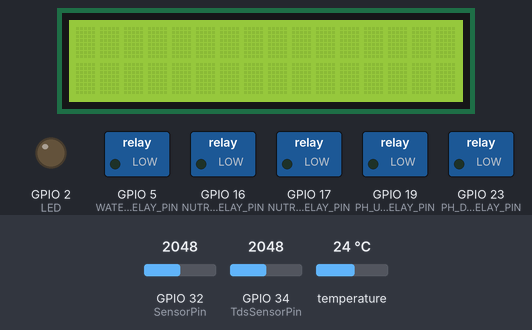
A sketch run on a simulated ESP32. Shown: 16×2 character LCD, switched loads named in the sketch (green lamp = pin HIGH), output pins drawn as LEDs (lit = HIGH). The inputs (shaded band) are chosen by the test bench; at power-on: temperature 24 °C, GPIO 32 (SensorPin) = 2048, GPIO 34 (TdsSensorPin) = 2048. WiFi joins after 1.5 s; servers stay silent unless stated; the local clock reads 2024-03-15 10:24:30 at power-on unless the sketch sets it; what the sketch prints to the serial monitor is not drawn.

Above: at 2.7 s.
2.8 s: temperature set to 27.5 °C
At 9.4 s:
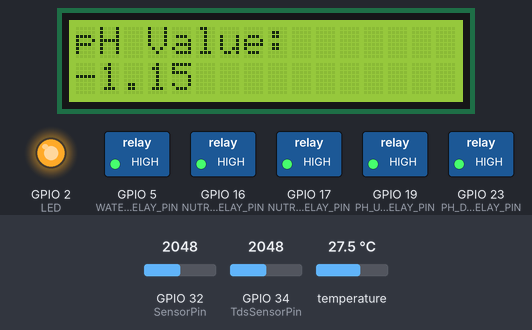
9.7 s: temperature set to 28.6 °C
At 14.2 s:
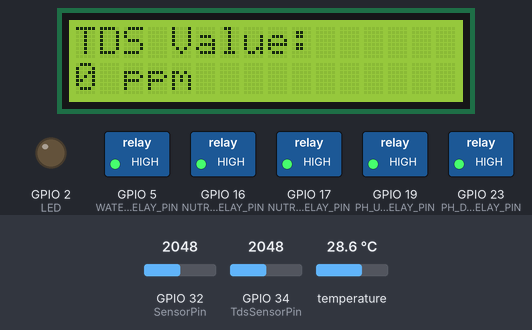
16.4 s: GPIO 32 (SensorPin) set to 2866
20.9 s: temperature set to 12 °C
At 24.8 s:
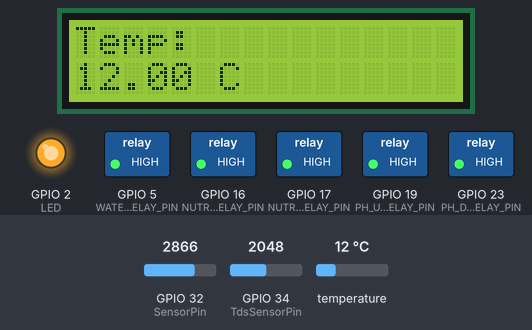
Timing chart, 0 to 45.4 s (numbered marks = the images above; inputs shaded):
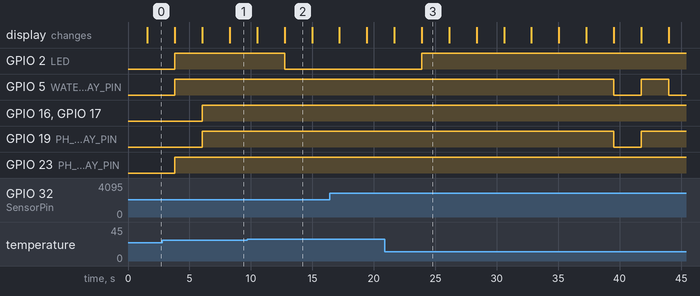

The sketch:

Eyantra_final_code.ino
```cpp
#include <Arduino.h>
#include <OneWire.h>
#include <DallasTemperature.h>
#include <Wire.h>
#include <LiquidCrystal_I2C.h>
#include <time.h>
#include <FirebaseESP32.h>
#include <WiFi.h>


void sendToFirebase(String sensorID, float value);
#define FIREBASE_HOST "has-vidhai-e8b7a-default-rtdb.asia-southeast1.firebasedatabase.app"
#define FIREBASE_AUTH "AIzaSyBx2Z-oBJHDpOxgFlROY8kmV4pyXQr6sDE"
#define WIFI_SSID "Pixel"
#define WIFI_PASSWORD "vedhu123"


FirebaseData firebaseData;
FirebaseConfig firebaseConfig;


#define TdsSensorPin 34  // Assuming pin 34 is used for the TDS sensor on ESP32
#define SensorPin 32     // pH meter Analog output to ESP32 Analog Input 32
#define VREF 3.3         // Analog reference voltage(Volt) of the ADC for ESP32
#define Offset -1.5     // Deviation compensate
#define LED 2            // Use the appropriate GPIO pin for the LED
#define SCOUNT 30        // Sum of sample point
#define ArrayLenth  40   // Times of collection
#define samplingInterval 20
#define printInterval 800

// GPIO where the DS18B20 is connected to
const int oneWireBus = 4;

const int TEMP_RELAY_PIN = 2; //temp relay pin
const int PH_DOWN_RELAY_PIN = 23; // pH down relay pin
const int PH_UP_RELAY_PIN = 19; // pH up relay pin
const int NUTRIENT_A_RELAY_PIN = 16;
const int NUTRIENT_B_RELAY_PIN = 17;
const int WATER_RELAY_PIN = 5;
//SDA PIN 21
//SDL PIN 22

// LCD configuration
const int LCD_ADDRESS = 0x27;  // I2C address of the LCD
const int LCD_COLS = 16;       // Number of columns in the LCD
const int LCD_ROWS = 2;        // Number of rows in the LCD
LiquidCrystal_I2C lcd(LCD_ADDRESS, LCD_COLS, LCD_ROWS);

// Setup a oneWire instance to communicate with any OneWire devices
OneWire oneWire(oneWireBus);

// Pass our oneWire reference to Dallas Temperature sensor
DallasTemperature sensors(&oneWire);

int getMedianNum(int bArray[], int iFilterLen);  // Function prototype
double avergearray(int* arr, int number); // Function prototype
float getTemperature(); // Function prototype
float getTDSValue(); // Function prototype
float getPHValue(); // Function prototype

int analogBuffer[SCOUNT];    // Store the analog value in the array, read from ADC
int analogBufferTemp[SCOUNT];
int analogBufferIndex = 0, copyIndex = 0;
float averageVoltage = 0, tdsValue = 0, temperature = 25, pHValue = 7.0;
int pHArray[ArrayLenth];   // Store the average value of the sensor feedback
int pHArrayIndex = 0;

int lcdInterval = 2000; // Display interval on LCD in milliseconds
unsigned long lcdPreviousMillis = 0;
int lcdState = 0; // 0: Temperature, 1: TDS Value, 2: pH Value

bool pHUpPumpActive = false;
bool pHDownPumpActive = false;
bool nutAPumpActive = false;
bool nutBPumpActive = false;
bool waterpumpActive = false;
bool mixingInProgressPH = false;
bool mixingInProgressTDS = false;
unsigned long pHStartTime = 0;  // Track the start time of pH adjustment
unsigned long TDSStartTime = 0;  // Track the start time of TDS adjustment
unsigned long mixStartTime = 0;
const unsigned long pumpDuration = 2000; // Duration for pH/TDS adjustment pumps (2 seconds)
const unsigned long mixDuration = 30000; // Mixing duration (30 seconds)


void setup() {
  Serial.begin(115200);

  WiFi.begin(WIFI_SSID, WIFI_PASSWORD);
  while (WiFi.status() != WL_CONNECTED) {
    delay(500);
    Serial.print(".");
  }
  Serial.println("");
  Serial.println("WiFi connected");

  firebaseConfig.host = FIREBASE_HOST;
  firebaseConfig.signer.tokens.legacy_token = FIREBASE_AUTH;
  Firebase.begin(&firebaseConfig, nullptr);
  Firebase.reconnectWiFi(true);
  Serial.println("Firebase initialized");

  configTime(3, 3600, "pool.ntp.org", "time.nist.gov");
  Serial.println("Waiting for time");
  while (!time(nullptr)) {
    Serial.println(".");
    delay(1000);
  }
  Serial.println("Time set");


  pinMode(TdsSensorPin, INPUT);
  pinMode(LED, OUTPUT);
  // Start the DS18B20 sensor
  sensors.begin();
  pinMode(TEMP_RELAY_PIN, OUTPUT); // Set temp relay pin as output
  pinMode(PH_DOWN_RELAY_PIN, OUTPUT);
  pinMode(PH_UP_RELAY_PIN, OUTPUT);
  pinMode(NUTRIENT_A_RELAY_PIN, OUTPUT);
  pinMode(NUTRIENT_B_RELAY_PIN, OUTPUT);
  pinMode(WATER_RELAY_PIN, OUTPUT);

  // Initialize the LCD
  lcd.init();
  lcd.backlight();
}

void loop() {
  temperature = getTemperature();
  tdsValue = getTDSValue();
  pHValue = getPHValue();

  // Print sensor values
  Serial.print("TDS Value: ");
  Serial.print(tdsValue, 0);
  Serial.println(" ppm");
  Serial.print("pH Value: ");
  Serial.println(pHValue, 2);
  Serial.print("Temperature: ");
  Serial.print(temperature);
  Serial.println(" °C");

  sendToFirebase("TDS Sensor", tdsValue);
  sendToFirebase("pH Sensor", pHValue);
  sendToFirebase("Temperature Sensor", temperature);

  delay(1000);

  unsigned long currentMillis = millis();
  if (currentMillis - lcdPreviousMillis >= lcdInterval) {
    lcdPreviousMillis = currentMillis;
    lcd.clear();
    switch (lcdState) {
      case 0:
        lcd.setCursor(0, 0);
        lcd.print("Temp:");
        lcd.setCursor(0, 1);
        lcd.print(temperature);
        lcd.print(" C");
        break;
      case 1:
        lcd.setCursor(0, 0);
        lcd.print("TDS Value:");
        lcd.setCursor(0, 1);
        lcd.print(tdsValue, 0);
        lcd.print(" ppm");
        break;
      case 2:
        lcd.setCursor(0, 0);
        lcd.print("pH Value:");
        lcd.setCursor(0, 1);
        lcd.print(pHValue, 2);
        break;
    }
    lcdState++;
    if (lcdState > 2) {
      lcdState = 0;
    }
  }

  // Control relay based on temperature
  if (temperature > 28) {
    digitalWrite(TEMP_RELAY_PIN, LOW); // Turn on relay
  } else {
    digitalWrite(TEMP_RELAY_PIN, HIGH); // Turn off relay
  }

  // Control pH down and pH up relays based on pH value
  // Check if pH is within the ideal range (5.5 - 6.5)
  if (pHValue >= 5.5 && pHValue <= 6.5) {
    digitalWrite(PH_DOWN_RELAY_PIN, HIGH); // Turn off pH down relay
    digitalWrite(PH_UP_RELAY_PIN, HIGH);   // Turn off pH up relay
  } else {
    // pH is outside the ideal range, proceed with adjustments
    if (pHValue < 5.5 && !pHUpPumpActive && !mixingInProgressPH) {
      // pH is below 5.5, trigger pH up adjustment
      pHUpPumpActive = true;
      pHStartTime = currentMillis;  // Update pH adjustment start time
      digitalWrite(PH_DOWN_RELAY_PIN, HIGH);  // Turn off pH down relay
      digitalWrite(PH_UP_RELAY_PIN, LOW);  // Turn on pH up relay
    } else if (pHValue > 6.5 && !pHDownPumpActive && !mixingInProgressPH) {
      // pH is above 6.5, trigger pH down adjustment
      pHDownPumpActive = true;
      pHStartTime = currentMillis;  // Update pH adjustment start time
      digitalWrite(PH_UP_RELAY_PIN, HIGH);  // Turn off pH up relay
      digitalWrite(PH_DOWN_RELAY_PIN, LOW);  // Turn on pH down relay
    }

    // Check if pH adjustment pump has been active and its time is up
    if ((pHUpPumpActive && currentMillis - pHStartTime >= pumpDuration) ||
        (pHDownPumpActive && currentMillis - pHStartTime >= pumpDuration)) {
      // Turn off the active pump relay after 2 seconds
      if (pHUpPumpActive) {
        digitalWrite(PH_UP_RELAY_PIN, HIGH); // Turn off pH up relay
        pHUpPumpActive = false;
      } else if (pHDownPumpActive) {
        digitalWrite(PH_DOWN_RELAY_PIN, HIGH); // Turn off pH down relay
        pHDownPumpActive = false;
      }
      mixStartTime = currentMillis; // Start the mixing timer
      mixingInProgressPH = true;
    }

    // pH adjustment mixing
    if (mixingInProgressPH && currentMillis - mixStartTime >= mixDuration) {
      mixingInProgressPH = false;
      // Here you can add code to take pH reading again and continue
    }
  }

  // Control TDS down and TDS up relays based on TDS value
  if (tdsValue >= 400 && tdsValue <= 500) {
    digitalWrite(NUTRIENT_A_RELAY_PIN, HIGH);  // Turn off nutrient A relay
    digitalWrite(NUTRIENT_B_RELAY_PIN, HIGH);  // Turn off nutrient B relay
    digitalWrite(WATER_RELAY_PIN, HIGH);       // Turn off water relay
  } else {
    // TDS is outside the ideal range, proceed with adjustments
    if (tdsValue < 400 && !nutAPumpActive && !nutBPumpActive && !mixingInProgressTDS) {
      // TDS is below 400 ppm, trigger nutrient A and B adjustment
      nutAPumpActive = true;
      nutBPumpActive = true;
      TDSStartTime = currentMillis;  // Update TDS adjustment start time
      digitalWrite(NUTRIENT_B_RELAY_PIN, LOW);   // Turn on nutrient B relay
      digitalWrite(NUTRIENT_A_RELAY_PIN, LOW);   // Turn on nutrient A relay
      digitalWrite(WATER_RELAY_PIN, HIGH);       // Turn off water relay
      mixingInProgressTDS = true;                 // Start mixing
    } else if (tdsValue > 500 && !waterpumpActive && !mixingInProgressTDS) {
      // TDS is above 500 ppm, trigger water adjustment
      waterpumpActive = true;
      TDSStartTime = currentMillis;  // Update TDS adjustment start time
      digitalWrite(NUTRIENT_A_RELAY_PIN, HIGH);  // Turn off nutrient A relay
      digitalWrite(NUTRIENT_B_RELAY_PIN, HIGH);  // Turn off nutrient B relay
      digitalWrite(WATER_RELAY_PIN, LOW);        // Turn on water relay
      mixingInProgressTDS = true;                 // Start mixing
    }
  }

  // Check if pH or TDS adjustment pump has been active and its time is up
  if (((pHUpPumpActive || pHDownPumpActive) && (currentMillis - pHStartTime >= pumpDuration)) ||
      ((nutAPumpActive && nutBPumpActive) || waterpumpActive) && (currentMillis - TDSStartTime >= pumpDuration)) {
    // Turn off the active pump relay after 2 seconds
    if (pHUpPumpActive || pHDownPumpActive) {
      digitalWrite(PH_UP_RELAY_PIN, HIGH); // Turn off pH up relay
      digitalWrite(PH_DOWN_RELAY_PIN, HIGH); // Turn off pH down relay
      pHUpPumpActive = false;
      pHDownPumpActive = false;
    }
    if (nutAPumpActive || nutBPumpActive) {
      digitalWrite(NUTRIENT_A_RELAY_PIN, HIGH);  // Turn off nutrient A relay
      digitalWrite(NUTRIENT_B_RELAY_PIN, HIGH);  // Turn off nutrient B relay
      nutAPumpActive = false;
      nutBPumpActive = false;
    }
    if (waterpumpActive) {
      digitalWrite(WATER_RELAY_PIN, HIGH);       // Turn off water relay
      waterpumpActive = false;
    }
    mixStartTime = currentMillis; // Start the mixing timer
  }

  // pH and TDS adjustment mixing
  if ((mixingInProgressPH || mixingInProgressTDS) && currentMillis - mixStartTime >= mixDuration) {
    mixingInProgressPH = false;
    mixingInProgressTDS = false;
    // Here you can add code to take pH and TDS readings again and continue
  }
}

float getTemperature() {
  sensors.requestTemperatures();
  return sensors.getTempCByIndex(0);
}

float getTDSValue() {
  static unsigned long analogSampleTimepoint = millis();

  if (millis() - analogSampleTimepoint > 40U) {
    analogSampleTimepoint = millis();
    analogBuffer[analogBufferIndex] = analogRead(TdsSensorPin);
    analogBufferIndex++;

    if (analogBufferIndex == SCOUNT)
      analogBufferIndex = 0;
  }

  for (copyIndex = 0; copyIndex < SCOUNT; copyIndex++)
    analogBufferTemp[copyIndex] = analogBuffer[copyIndex];

  averageVoltage = getMedianNum(analogBufferTemp, SCOUNT) * (float)VREF / 4095.0;  // Adjusted for 12-bit ADC on ESP32

  float compensationCoefficient = 1.0 + 0.02 * (temperature - 25.0);
  float compensationVoltage = averageVoltage / compensationCoefficient;
  // Adjusted TDS calculation with scaling factor
  float scaledTDS = (133.42 * pow(compensationVoltage, 3) - 255.86 * pow(compensationVoltage, 2) + 857.39 * compensationVoltage) * 0.5;
  float adjustedTDS = scaledTDS * 3.5; // Scaling factor

  return adjustedTDS;

}

float getPHValue() {
  static unsigned long samplingTime = millis();
  static float voltage;

  if (millis() - samplingTime > samplingInterval) {
    pHArray[pHArrayIndex++] = analogRead(SensorPin);
    if (pHArrayIndex == ArrayLenth) pHArrayIndex = 0;
    voltage = avergearray(pHArray, ArrayLenth) * 5.0 / 1024;
    samplingTime = millis();
  }

  return 1.321 * voltage + Offset;
}

int getMedianNum(int bArray[], int iFilterLen) {
  int bTab[iFilterLen];

  for (byte i = 0; i < iFilterLen; i++)
    bTab[i] = bArray[i];

  int i, j, bTemp;

  for (j = 0; j < iFilterLen - 1; j++) {
    for (i = 0; i < iFilterLen - j - 1; i++) {
      if (bTab[i] > bTab[i + 1]) {
        bTemp = bTab[i];
        bTab[i] = bTab[i + 1];
        bTab[i + 1] = bTemp;
      }
    }
  }

  if ((iFilterLen & 1) > 0)
    bTemp = bTab[(iFilterLen - 1) / 2];
  else
    bTemp = (bTab[iFilterLen / 2] + bTab[iFilterLen / 2 - 1]) / 2;

  return bTemp;
}

double avergearray(int* arr, int number) {
  int i;
  int max, min;
  double avg;
  long amount = 0;

  if (number <= 0) {
    Serial.println("Error number for the array to averaging!\n");
    return 0;
  }

  if (number < 5) {   // less than 5, calculated directly statistics
    for (i = 0; i < number; i++) {
      amount += arr[i];
    }
    avg = amount / number;
    return avg;
  }
  else {
    if (arr[0] < arr[1]) {
      min = arr[0]; max = arr[1];
    }
    else {
      min = arr[1]; max = arr[0];
    }

    for (i = 2; i < number; i++) {
      if (arr[i] < min) {
        amount += min;        // arr < min
        min = arr[i];
      }
      else {
        if (arr[i] > max) {
          amount += max;    // arr > max
          max = arr[i];
        }
        else {
          amount += arr[i]; // min <= arr <= max
        }
      }
    }

    avg = (double)amount / (number - 2);
  }
  return avg;
}


void sendToFirebase(String sensorID, float value) {
  time_t now = time(nullptr);
  struct tm *timeinfo = localtime(&now);
  char timestamp[30];
  strftime(timestamp, sizeof(timestamp), "%Y-%m-%d_%H-%M-%S", timeinfo);
  String path = "Sensors/Live/" + sensorID + "/";

  Firebase.setFloat(firebaseData, path + String(timestamp), value);
}
```

Measured:
- the behaviour switches between 28 and 28.1 °C on temperature (found by bisection; images 1 and 2)
- after the input at 9.7 s, GPIO 2 (LED): HIGH → LOW after 3.0 s
- after the input at 20.9 s, GPIO 2 (LED): LOW → HIGH after 3.0 s
- what the display in image 2 shows lasts 2.3 s, from 12.7 s to 15.0 s
